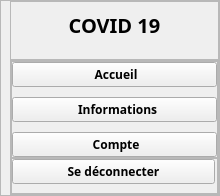
     <widget class="QWidget" name="leftMenu" native="true">
      <property name="sizePolicy">
       <sizepolicy hsizetype="Preferred" vsizetype="Expanding">
        <horstretch>0</horstretch>
        <verstretch>0</verstretch>
       </sizepolicy>
      </property>
      <property name="minimumSize">
       <size>
        <width>220</width>
        <height>0</height>
       </size>
      </property>
      <property name="maximumSize">
       <size>
        <width>220</width>
        <height>16777215</height>
       </size>
      </property>
      <layout class="QVBoxLayout" name="verticalLayout_6">
       <property name="spacing">
        <number>6</number>
       </property>
       <property name="leftMargin">
        <number>0</number>
       </property>
       <property name="topMargin">
        <number>0</number>
       </property>
       <property name="rightMargin">
        <number>0</number>
       </property>
       <property name="bottomMargin">
        <number>0</number>
       </property>
       <item>
        <widget class="QFrame" name="leftMenuFrame">
         <property name="sizePolicy">
          <sizepolicy hsizetype="Preferred" vsizetype="Expanding">
           <horstretch>0</horstretch>
           <verstretch>0</verstretch>
          </sizepolicy>
         </property>
         <property name="frameShape">
          <enum>QFrame::StyledPanel</enum>
         </property>
         <property name="frameShadow">
          <enum>QFrame::Raised</enum>
         </property>
         <layout class="QVBoxLayout" name="verticalLayout_7">
          <property name="spacing">
           <number>0</number>
          </property>
          <property name="leftMargin">
           <number>9</number>
          </property>
          <property name="topMargin">
           <number>0</number>
          </property>
          <property name="rightMargin">
           <number>0</number>
          </property>
          <property name="bottomMargin">
           <number>0</number>
          </property>
          <item>
           <widget class="QFrame" name="frame_2">
            <property name="frameShape">
             <enum>QFrame::StyledPanel</enum>
            </property>
            <property name="frameShadow">
             <enum>QFrame::Raised</enum>
            </property>
            <layout class="QHBoxLayout" name="horizontalLayout_8">
             <property name="bottomMargin">
              <number>20</number>
             </property>
             <item>
              <widget class="QLabel" name="logoLbl">
               <property name="font">
                <font>
                 <family>Noto Sans</family>
                 <pointsize>15</pointsize>
                 <weight>75</weight>
                 <bold>true</bold>
                </font>
               </property>
               <property name="text">
                <string>COVID 19</string>
               </property>
               <property name="alignment">
                <set>Qt::AlignCenter</set>
               </property>
              </widget>
             </item>
            </layout>
           </widget>
          </item>
          <item>
           <widget class="QFrame" name="frame_3">
            <property name="sizePolicy">
             <sizepolicy hsizetype="Preferred" vsizetype="Expanding">
              <horstretch>0</horstretch>
              <verstretch>0</verstretch>
             </sizepolicy>
            </property>
            <property name="frameShape">
             <enum>QFrame::StyledPanel</enum>
            </property>
            <property name="frameShadow">
             <enum>QFrame::Raised</enum>
            </property>
            <layout class="QVBoxLayout" name="verticalLayout_9">
             <property name="spacing">
              <number>0</number>
             </property>
             <property name="leftMargin">
              <number>0</number>
             </property>
             <property name="topMargin">
              <number>0</number>
             </property>
             <property name="rightMargin">
              <number>0</number>
             </property>
             <property name="bottomMargin">
              <number>0</number>
             </property>
             <item alignment="Qt::AlignTop">
              <widget class="QFrame" name="leftBtnFrame">
               <property name="sizePolicy">
                <sizepolicy hsizetype="Preferred" vsizetype="Expanding">
                 <horstretch>0</horstretch>
                 <verstretch>0</verstretch>
                </sizepolicy>
               </property>
               <property name="frameShape">
                <enum>QFrame::StyledPanel</enum>
               </property>
               <property name="frameShadow">
                <enum>QFrame::Raised</enum>
               </property>
               <layout class="QVBoxLayout" name="verticalLayout_8">
                <property name="spacing">
                 <number>10</number>
                </property>
                <property name="leftMargin">
                 <number>0</number>
                </property>
                <property name="topMargin">
                 <number>0</number>
                </property>
                <property name="rightMargin">
                 <number>0</number>
                </property>
                <property name="bottomMargin">
                 <number>0</number>
                </property>
                <item>
                 <widget class="QPushButton" name="homeBtn">
                  <property name="font">
                   <font>
                    <family>Noto Sans</family>
                    <weight>75</weight>
                    <bold>true</bold>
                   </font>
                  </property>
                  <property name="cursor">
                   <cursorShape>PointingHandCursor</cursorShape>
                  </property>
                  <property name="text">
                   <string> Accueil</string>
                  </property>
                  <property name="icon">
                   <iconset resource="../resource.qrc">
                    <normaloff>:/icons/icons/others/home-removebg-preview.png</normaloff>:/icons/icons/others/home-removebg-preview.png</iconset>
                  </property>
                  <property name="iconSize">
                   <size>
                    <width>50</width>
                    <height>50</height>
                   </size>
                  </property>
                 </widget>
                </item>
                <item>
                 <widget class="QPushButton" name="informationsBtn">
                  <property name="font">
                   <font>
                    <family>Noto Sans</family>
                    <weight>75</weight>
                    <bold>true</bold>
                   </font>
                  </property>
                  <property name="cursor">
                   <cursorShape>PointingHandCursor</cursorShape>
                  </property>
                  <property name="text">
                   <string>  Informations</string>
                  </property>
                  <property name="icon">
                   <iconset resource="../resource.qrc">
                    <normaloff>:/icons/icons/others/about.png</normaloff>:/icons/icons/others/about.png</iconset>
                  </property>
                  <property name="iconSize">
                   <size>
                    <width>50</width>
                    <height>50</height>
                   </size>
                  </property>
                 </widget>
                </item>
                <item>
                 <widget class="QPushButton" name="accountLeftBtn">
                  <property name="font">
                   <font>
                    <family>Noto Sans</family>
                    <weight>75</weight>
                    <bold>true</bold>
                   </font>
                  </property>
                  <property name="cursor">
                   <cursorShape>PointingHandCursor</cursorShape>
                  </property>
                  <property name="text">
                   <string> Compte</string>
                  </property>
                  <property name="icon">
                   <iconset resource="../resource.qrc">
                    <normaloff>:/icons/icons/others/user_edit-removebg-preview.png</normaloff>:/icons/icons/others/user_edit-removebg-preview.png</iconset>
                  </property>
                  <property name="iconSize">
                   <size>
                    <width>50</width>
                    <height>50</height>
                   </size>
                  </property>
                 </widget>
                </item>
               </layout>
              </widget>
             </item>
             <item alignment="Qt::AlignBottom">
              <widget class="QFrame" name="logoutFrame">
               <property name="frameShape">
                <enum>QFrame::StyledPanel</enum>
               </property>
               <property name="frameShadow">
                <enum>QFrame::Raised</enum>
               </property>
               <layout class="QVBoxLayout" name="verticalLayout_10">
                <property name="spacing">
                 <number>10</number>
                </property>
                <property name="leftMargin">
                 <number>0</number>
                </property>
                <property name="topMargin">
                 <number>0</number>
                </property>
                <property name="rightMargin">
                 <number>2</number>
                </property>
                <property name="bottomMargin">
                 <number>9</number>
                </property>
                <item>
                 <widget class="QPushButton" name="logoutBtn">
                  <property name="font">
                   <font>
                    <family>Noto Sans</family>
                    <weight>75</weight>
                    <bold>true</bold>
                   </font>
                  </property>
                  <property name="cursor">
                   <cursorShape>PointingHandCursor</cursorShape>
                  </property>
                  <property name="text">
                   <string>Se déconnecter</string>
                  </property>
                  <property name="icon">
                   <iconset resource="../resource.qrc">
                    <normaloff>:/icons/icons/others/exit-removebg-preview.png</normaloff>:/icons/icons/others/exit-removebg-preview.png</iconset>
                  </property>
                  <property name="iconSize">
                   <size>
                    <width>50</width>
                    <height>50</height>
                   </size>
                  </property>
                  <property name="checkable">
                   <bool>false</bool>
                  </property>
                  <property name="checked">
                   <bool>false</bool>
                  </property>
                 </widget>
                </item>
               </layout>
              </widget>
             </item>
            </layout>
           </widget>
          </item>
         </layout>
        </widget>
       </item>
      </layout>
     </widget>
